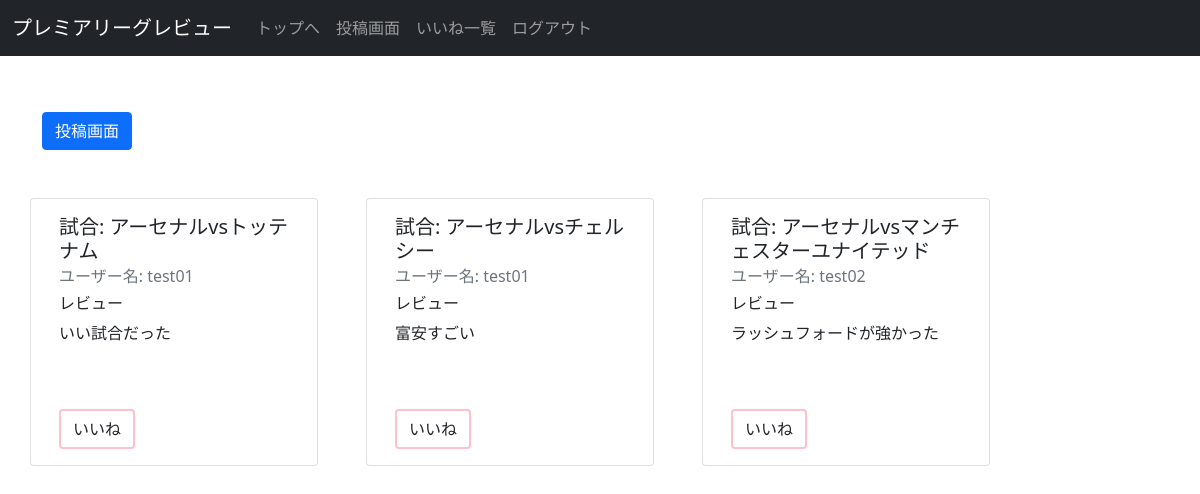
Screenshot of / (signed in) with the database file from the repository.
### tables this page shows
CREATE TABLE review (
    id integer primary key autoincrement,
    user_id integer not null,
    username text not null,
    match text not null,
    review text not null,
    FOREIGN KEY(user_id) REFERENCES user(id)
);

### app.py (the view)
@app.route("/", methods=['GET', 'POST'])
@login_required
def index():
    reviews = get_db().execute("SELECT * FROM review").fetchall()
    rows = get_db().execute("SELECT review_id FROM like WHERE user_id=?", [session['user_id'], ])
    like_ReviewIds = []
    for row in rows:
        if not row['review_id'] in like_ReviewIds:
            like_ReviewIds.append(row['review_id'])
    return render_template('index.html', reviews=reviews, like_ReviewIds=like_ReviewIds)

### app.py (called while the page is built)
@login_manager.user_loader
def load_user(userid):
    return User(userid)

def connect_db():
    rv = sqlite3.connect(DATABASE)
    rv.row_factory = sqlite3.Row
    return rv

def get_db():
    if not hasattr(g, 'sqlite_db'):
        g.sqlite_db = connect_db()
    return g.sqlite_db

### templates/index.html
{% extends "base.html" %}
{% block content %}
<div class="container-sm mt-5">
    <a href="/post" role="button" class="btn btn-primary btn-md mt-2 mb-5">投稿画面</a>
    <div class="row ">
        {% for review in reviews %}
        <div class="card col-sm-3 me-5 mb-5" style="width: 18rem;">
            <div class="card-body">
                <h5 class="card-title">試合: {{ review.match }}</h5>
                <h6 class="card-subtitle mb-2 text-muted">ユーザー名: {{ review.username }}</h6>
                <h6>レビュー</h6>
                <p class="card-text">{{ review.review }}</p>
                {% if not review.id in like_ReviewIds %}
                <a href="/{{review.id}}/like" role="button" class="btn btn-ms mt-5" style="border-color: pink; border-width: 2px;">いいね</a>
                {% else %}
                <a href="/{{review.id}}/like-release" role="button" class="btn btn-ms mt-5" style="background-color: pink;">いいね解除</a>
                {% endif %}
            </div>
        </div>
        {% endfor %}
    </div>
</div>
{% endblock %}

### rows the page displays
review: match "アーセナルvsトッテナム", username "test01", review "いい試合だった"
review: match "アーセナルvsチェルシー", username "test01", review "富安すごい", {{ review.id }} 2 (drawn)
review: match "アーセナルvsマンチェスターユナイテッド", username "test02", review "ラッシュフォードが強かった"
